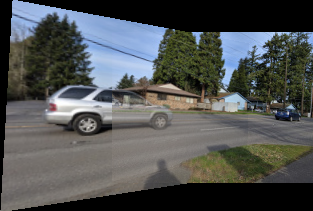
#> input picture old/img_panorama_34.png, 313 x 211 px
$ python color_transfer.py img_panorama_34.png im5.png out.png out.png out.png
#> lines starting #> are read from the running program, lines starting #| are printed output that depends on the picture; long printed decimals are rounded
#> further down, src is the input picture: shape (211, 313, 3); mean B, G, R 82, 82.5, 79.7
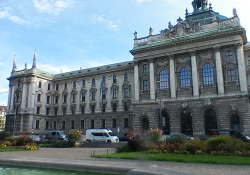
#> input picture old/im5.png, 250 x 175 px
#> further down, trgt is the input picture: shape (175, 250, 3); mean B, G, R 134.1, 127.3, 111.3
#Dimitri Dumont
#cs410-Computer-Vision

import cv2
import numpy as np
import sys
import time

def convert_color_space_BGR_to_RGB(img):
    temp = np.zeros_like(img, dtype=np.float32)
    temp[...,0] = img[...,2]
    temp[...,1] = img[...,1]
    temp[...,2] = img[...,0]

    img[...,0] = temp[...,0]
    img[...,1] = temp[...,1]
    img[...,2] = temp[...,2]
#> in convert_color_space_BGR_to_RGB (call 2), `temp = np.zeros_like(img, dtype=np.float32)`: temp: shape (175, 250, 3) float32; every value is 0

    return img

def convert_color_space_RGB_to_BGR(img):
    temp = np.zeros_like(img, dtype=np.float32)

    temp[...,0] = img[...,2]
    temp[...,2] = img[...,0]

    img[...,0] = temp[...,0]
    img[...,2] = temp[...,2]
    return img

def convert_color_space_RGB_to_CIECAM97s(img_RGB):
    '''
    convert image color space RGB to CIECAM97s
    '''
    img_CIECAM97s = np.zeros_like(img_RGB,dtype=np.float32)
    # to be completed ...

    return img_CIECAM97s

def convert_color_space_CIECAM97s_to_RGB(img_CIECAM97s):
    '''
    convert image color space CIECAM97s to RGB
    '''
    img_RGB = np.zeros_like(img_CIECAM97s,dtype=np.float32)
    # to be completed ...

    return img_RGB


#-----------------------------------------------#


def convert_color_space_RGB_to_Lab(img_RGB):

    img_LMS = np.zeros_like(img_RGB,dtype=np.float32)
#> img_LMS: shape (211, 313, 3) float32; every value is 0
    # RGB to LMS  based on (4) and logarithmic space

    b = img_RGB[...,2]
    g = img_RGB[...,1]
    r = img_RGB[...,0]
    print('lms before log',np.mean(img_RGB))
#| lms before log 81.385

    img_LMS[...,0] = np.log10(0.3811*r + 0.5783*g + 0.0402*b)
#> img_LMS: shape (211, 313, 3) float32; 7.13% of the values are NaN or infinite; the others: min -1.09, max 2.4, mean 0.552
    img_LMS[...,1] =  np.log10(0.1967*r + 0.7244*g + 0.0782*b)
#> img_LMS: shape (211, 313, 3) float32; 14.25% of the values are NaN or infinite; the others: min -1.09, max 2.41, mean 1.2
    img_LMS[...,2] = np.log10(0.0241*r + 0.1288*g + 0.8444*b)
#> img_LMS: shape (211, 313, 3) float32; 21.38% of the values are NaN or infinite; the others: min -1.09, max 2.41, mean 1.95


    #tmp = np.array([0.3811,0.5783,0.0402,0.1967,0.7244,0.0782,0.0241,0.1288,0.8444]).reshape(3,3)
    ##img_LMS = helper3by3(tmp, img_RGB)
    #img_LMS = np.log10(img_LMS)
    print('lms after log',np.mean(img_LMS))
#| lms after log -inf

    #print(img_LMS)

    img_Lab_ = np.zeros_like(img_RGB,dtype=np.float32)
    # LMS to Lab based on (6)

    matrix_right = np.array([[1,1,1],[1,1,-2],[1,-1,0]])

    matrix_left = np.array([[1/np.sqrt(3),0,0],[0,1/np.sqrt(6),0],[0,0,1/np.sqrt(2)]])

    matrix_LMS_Lab = np.matmul(matrix_left,matrix_right)


    img_Lab_ = cvt(matrix_LMS_Lab, img_LMS)
#> in cvt, `newimg[...,0] = img[...,0]* matrix[0][0] + img[...,1]* matrix[0][1] + ..`: newimg: shape (211, 313, 3) float32; 7.13% of the values are NaN or infinite; the others: min -0.966, max 4.17, mean 0.952
#> in cvt, `newimg[...,1] = img[...,0]* matrix[1][0] + img[...,1]* matrix[1][1] + ..`: newimg: shape (211, 313, 3) float32; 14.25% of the values are NaN or infinite; the others: min -0.966, max 4.17, mean 1.04
#> in cvt, `newimg[...,2] = img[...,0]* matrix[2][0] + img[...,1]* matrix[2][1] + ..`: newimg: shape (211, 313, 3) float32; 21.38% of the values are NaN or infinite; the others: min -0.966, max 4.17, mean 1.13
    print("here: ",np.mean(img_Lab_))
#| here:  nan

    return img_Lab_


def convert_color_space_Lab_to_RGB(img_Lab):
# Now back lab -> LMS -> rgb
    img_LMS = np.zeros_like(img_Lab,dtype=np.float32)


    matrix_left = np.array([[1,1,1],[1,1,-1],[1,-2,0]])

    matrix_right = np.array([[np.sqrt(3)/3,0,0],[0,np.sqrt(6)/6,0],[0,0,np.sqrt(2)/2]])

    matrix_lab_lms = np.matmul(matrix_left,matrix_right)

    img_LMS = cvt(matrix_lab_lms, img_Lab)

    img_RGB = np.zeros_like(img_Lab,dtype=np.float32)

    # equaltion 9
    img_RGB_matrix = np.array([[ 4.4679, -3.5873, 0.1193],[-1.2186, 2.3809 , -0.1624],[0.0497, -0.2439, 1.2045]])

    img_LMS = np.power(10, img_LMS)
    img_RGB = cvt(img_RGB_matrix, img_LMS)


    return img_RGB


def color_transfer_in_Lab(src, trgt):
    print('===== color_transfer_in_Lab =====')

    print('===== color_transfer_in_Lab =====')
    # to be completed ...
    # first convert to lab space
    img_lab_source =  convert_color_space_RGB_to_Lab(src)

    img_lab_target =  convert_color_space_RGB_to_Lab(trgt)
#| lms before log 124.249
#| lms after log 2.021
#> in cvt (call 2), `newimg[...,1] = img[...,0]* matrix[1][0] + img[...,1]* matrix[1][1] + ..`:
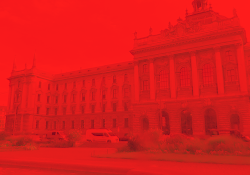
#> newimg: shape (175, 250, 3) float32; mean R, G, B 3.5, -0.0129, 0; drawn with min black and max white
#| here:  1.160

   # img_lab_source = cv2.cvtColor(src=img_RGB_source_, code=cv2.COLOR_BGR2Lab)
   # img_lab_target = cv2.cvtColor(src=img_RGB_target_, code=cv2.COLOR_BGR2Lab)

    # bgr corresponding to lab
    ## begin eqation 10 & 11
    print('before transfer source in lab', np.mean(img_lab_source))
#| before transfer source in lab nan
    bt = img_lab_target[:, :, 0]
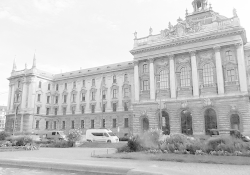
#> bt: shape (175, 250) float32; min 1.25, max 4.17, mean 3.5; drawn with min black and max white
    gt = img_lab_target[:, :, 1]
    rt = img_lab_target[:, :, 2]
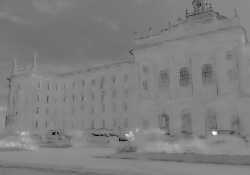
#> rt: shape (175, 250) float32; min -0.0956, max 0.082, mean -0.00739; drawn with min black and max white

    bs = img_lab_source[:, :, 0]
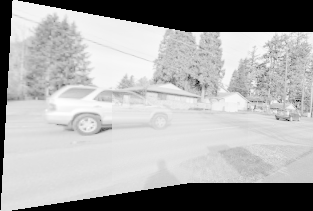
#> bs: shape (211, 313) float32; 21.38% of the values are NaN or infinite; the others: min -0.966, max 4.17, mean 3.37; drawn with min black, max white, NaN and infinite black
    gs = img_lab_source[:, :, 1]
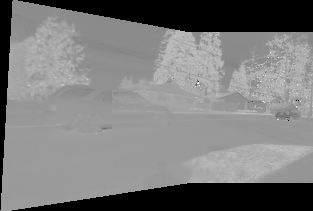
#> gs: shape (211, 313) float32; 21.38% of the values are NaN or infinite; the others: min -0.962, max 0.644, mean 0.0252; drawn with min black, max white, NaN and infinite black
    rs = img_lab_source[:, :, 2]
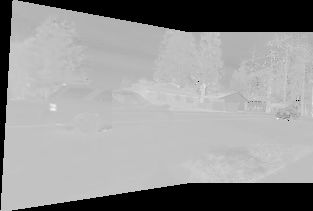
#> rs: shape (211, 313) float32; 21.38% of the values are NaN or infinite; the others: min -0.204, max 0.0672, mean -0.000886; drawn with min black, max white, NaN and infinite black

    mean_bs = np.mean(bs)
#> mean_bs = -inf
    mean_gs = np.mean(gs)
#> mean_gs = nan
    mean_rs = np.mean(rs)
#> mean_rs = nan

    mean_bt = np.mean(bt)
#> mean_bt = 3.5
    mean_gt = np.mean(gt)
#> mean_gt = -0.0129
    mean_rt = np.mean(rt)
#> mean_rt = -0.00739


    bs = bs - mean_bs
#> bs: shape (211, 313) float32; every value is NaN or infinite
    gs = gs - mean_gs
#> gs: shape (211, 313) float32; every value is NaN or infinite
    rs = rs - mean_rs

    bs = (np.std(bt)/np.std(bs)) * bs
    gs = (np.std(gt)/np.std(gs)) * gs
    rs = (np.std(rt)/np.std(rs)) * rs


    bs = bs + mean_bt
    gs = gs + mean_gt
    rs = rs + mean_rt

    result = np.zeros_like(img_lab_source,dtype=np.float32)

    result[:, :, 0] = bs
#> result: shape (211, 313, 3) float32; 33.33% of the values are NaN or infinite; the others: min 0, max 0, mean 0
    result[:, :, 1] = gs
    result[:, :, 2] = rs
#> result: shape (211, 313, 3) float32; every value is NaN or infinite
    print('lab after transfer',np.mean(result))
#| lab after transfer nan
    ## end equation 10 11

    # first lab to rbg
    result_RGB = convert_color_space_Lab_to_RGB(result)


    return result_RGB
def color_transfer_in_RGB(img_RGB_source, img_RGB_target):
    print('===== color_transfer_in_RGB =====')
    # to be completed ...

def color_transfer_in_CIECAM97s(src, trgt):
    print('===== color_transfer_in_CIECAM97s =====')

    # to be completed ...

def color_transfer(img_RGB_source, img_RGB_target, option):
    if option == 'in_RGB':
        img_RGB_new = color_transfer_in_RGB(img_RGB_source, img_RGB_target)
    elif option == 'in_Lab':
        img_RGB_new = color_transfer_in_Lab(img_RGB_source, img_RGB_target)
    elif option == 'in_CIECAM97s':
        img_RGB_new = color_transfer_in_CIECAM97s(img_RGB_source, img_RGB_target)
    return img_RGB_new

def rmse(apath,bpath):
    """
    This is the cvt function to get RMSE score.
    apath: path to your result
    bpath: path to our reference image
    when saving your result to disk, please clip it to 0,255:
    .clip(0.0, 255.0).astype(np.uint8))
    """
    a = cv2.imread(apath).astype(np.float32)
    b = cv2.imread(bpath).astype(np.float32)
    print(np.sqrt(np.mean((a-b)**2)))

#conversion matrix helper function
def cvt(matrix, img):
    newimg = np.zeros_like(img, dtype=np.float32)
    newimg[...,0] = img[...,0]* matrix[0][0] + img[...,1]* matrix[0][1] + img[...,2]* matrix[0][2]
    newimg[...,1] = img[...,0]* matrix[1][0] + img[...,1]* matrix[1][1] + img[...,2]* matrix[1][2]
    newimg[...,2] = img[...,0]* matrix[2][0] + img[...,1]* matrix[2][1] + img[...,2]* matrix[2][2]
    return newimg

def lms2LMS(lms):
    lms[...,0] = np.log10(lms[...,0])
    lms[...,1] = np.log10(lms[...,1])
    lms[...,2] = np.log10(lms[...,2])
    return lms


if __name__ == "__main__":
    print('==================================================')
    print('PSU CS 410/510, Winter 2022, HW1: color transfer')
    print('==================================================')

    path_file_image_source = sys.argv[1]
    path_file_image_target = sys.argv[2]
    path_file_image_result_in_Lab = sys.argv[3]
    path_file_image_result_in_RGB = sys.argv[4]
    path_file_image_result_in_CIECAM97s = sys.argv[5]


    # ===== read input images

    src = cv2.imread(path_file_image_source)
    trgt = cv2.imread(path_file_image_target)

    img_RGB_new_Lab       = color_transfer(convert_color_space_BGR_to_RGB(src), convert_color_space_BGR_to_RGB(trgt), option='in_Lab')

    #cv2.imshow("plz gawd",convert_color_space_RGB_to_BGR(img_RGB_new_Lab.clip(0.0, 255.0).astype(np.uint8)))
    #cv2.waitKey(0)
    # # todo: save image to path_file_image_result_in_Lab
    # cv2.imwrite('result.png',img_RGB_new_Lab)

    cv2.imwrite(path_file_image_result_in_Lab,
    convert_color_space_RGB_to_BGR(img_RGB_new_Lab).clip(0,255.0).astype(np.uint8))

    rmse(path_file_image_result_in_Lab,r"result1.png")
#> (the run stopped early here; a loop or call above may not have finished)
